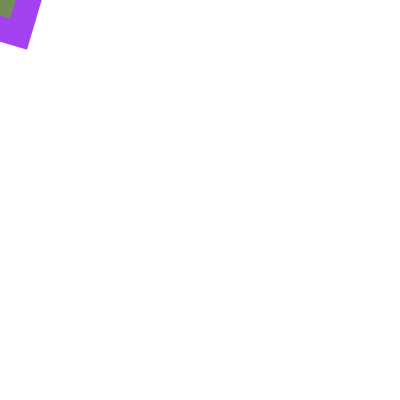
Frame 1 (no input)
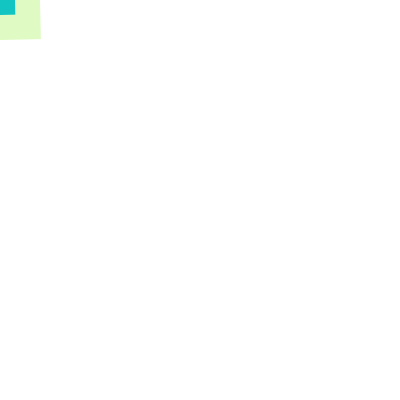
Frame 60 (the mouse pressed at the canvas centre just before this capture)
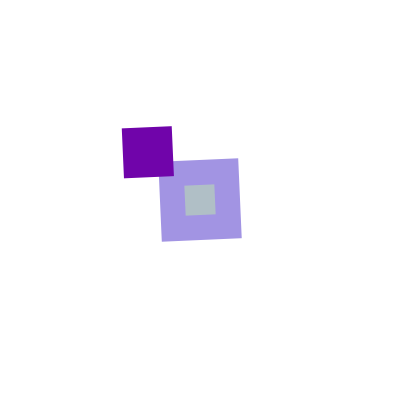
Frame 120 (the mouse held since frame 60 and released just before this capture)

The Processing sketch that drew these frames (run headless with seeded random() and noise(); from frame 60 on, the mouse is pressed at the canvas centre):

// Processing sketch: processing_91504
// ── processing_91504.pde

/* EX6_transformers
making someone move*/


void setup(){
  size(400,400);
 smooth();
}
float angle = 0;
void draw(){
  noStroke();
   background(255);
  rectMode(CENTER);
  

  
  pushMatrix();
  translate(mouseX,mouseY);
  rotate(angle +=5);
  fill(random(0,255),random(0,255),random(0,255));
  rect(0,0,80,80); //1
 
  
  
  fill(random(0,255),random(0,255),random(0,255));
  rect(50,50,50,50); //2
  
 
  fill(random(0,255),random(0,255),random(0,255));
  rect(0,0,30,30); //3
  popMatrix();
    translate(200,50);
  
}
